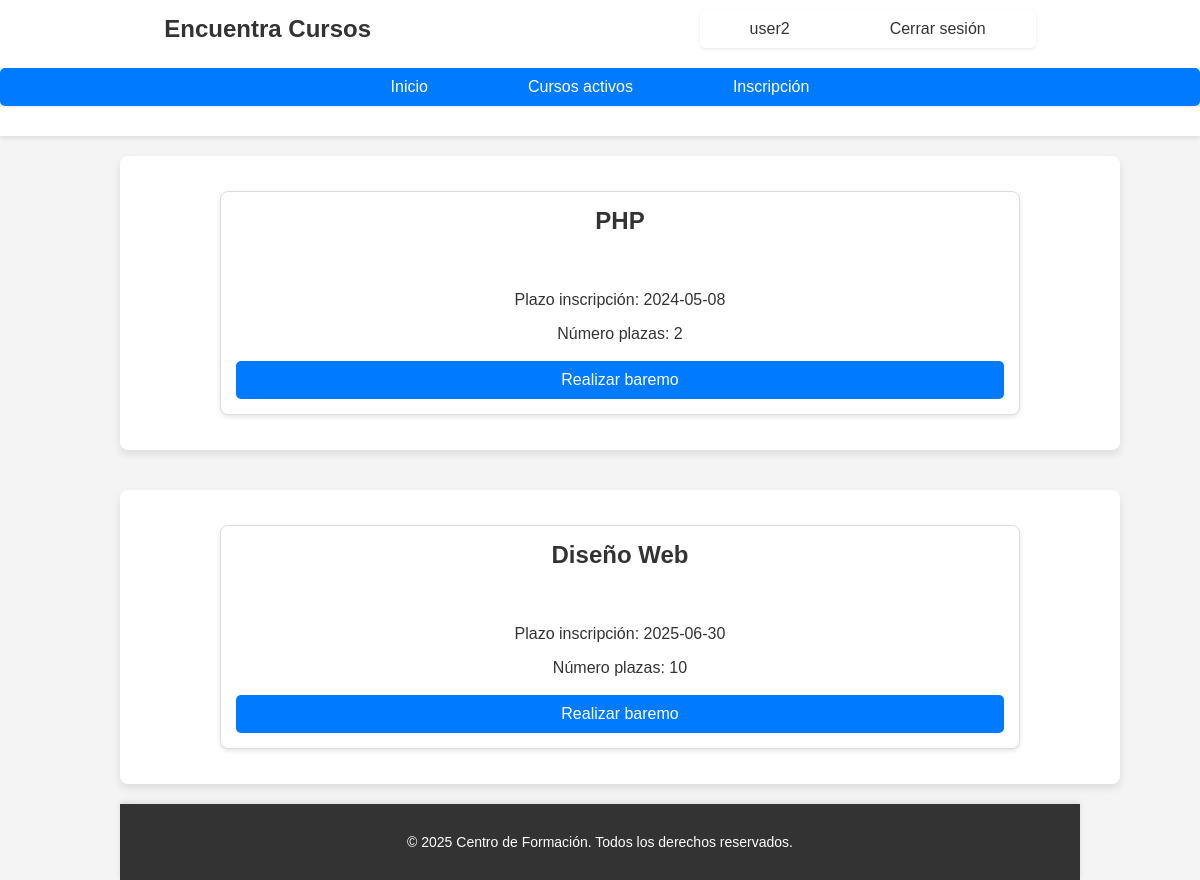
Screenshot of /administrador/realizarBaremo.php (signed in) with the database file from the repository.
### tables this page shows
CREATE TABLE `cursos` (
  `codigo` int NOT NULL,
  `nombre` varchar(50) DEFAULT NULL,
  `abierto` tinyint(1) DEFAULT '1',
  `numeroplazas` int DEFAULT NULL,
  `plazoinscripcion` date DEFAULT NULL
);

### administrador/consultasAdmin.php (the view, shortened to what this page needs)
<?php
function obtenerCursosCerrados($pdo) {
    $html = '';
    $sql = "SELECT * FROM cursos WHERE abierto = 0";
    $stmt = $pdo->query($sql);
    if ($stmt->rowCount() > 0) {
        $html .= '<main>';
        while ($fila = $stmt->fetch(PDO::FETCH_ASSOC)) {
            $html .= generaDatosCurso($fila);
        }
    } else {
        $html .= "<p class='mensaje'>No hay cursos cerrados en este momento.</p>";
    }
    return $html;
}
function generaDatosCurso($fila){
    return "<form class='formulario' action = 'realizarBaremo.php' method = 'post'>
    <div class = 'containerInfoCurso'>
                <input type='hidden' name='plazoInscripcion' value = '{$fila['plazoinscripcion']}'>
                <input type='hidden' name='numeroPlazas' value = '{$fila['numeroplazas']}'>
                <h2>{$fila['nombre']}</h2>
                <p>Plazo inscripción: {$fila['plazoinscripcion']}</p>
                <p>Número plazas: {$fila['numeroplazas']}</p>
                <button type = 'submit' class = 'btnEnviar' name = 'codigoCurso' value = '{$fila['codigo']}-{$fila['nombre']}'>Realizar baremo</button>
              </div></form>";
}
?>

### css/style.css (style rules this page uses)
* { font-family: Arial, sans-serif; margin: 0; padding: 0; box-sizing: content-box; }
body { min-height: 100vh; width: 100%; background-color: #f4f4f4; color: #333; }
main { display: flex; flex:1; flex-direction: column; margin: auto; align-items: center; height: 100%; width: 80%; }
h2 { text-align: center; margin-bottom: 2em; }
.formulario { display: flex; flex-direction: column; align-items: center; margin: 20px auto; padding: 20px; background-color: #fff; border-radius: 8px; box-shadow: 0 4px 8px rgba(0, 0, 0, 0.1); max-width: 800px; width: 100%; }
.containerInfoCurso { display: flex; flex-direction: column; background-color: #ffffff; border: 1px solid #ddd; border-radius: 8px; margin: 15px 0; padding: 15px; box-shadow: 0 2px 5px rgba(0, 0, 0, 0.1); width: 100%; }
.containerInfoCurso p { text-align: center; font-size: 16px; margin: 8px 0; color: #333; }
.btnEnviar { display: flex; justify-content: center; background-color: #007BFF; color: #fff; font-size: 16px; padding: 10px 20px; margin-top: 10px; border: none; border-radius: 5px; cursor: pointer; transition: background-color 0.3s; }
@media (min-width: 768px) { .formulario { max-width: 1000px; } }
@media (min-width: 768px) { .containerInfoCurso { width: 80%; } }

### rows the page displays
cursos: nombre "PHP", plazoinscripcion "2024-05-08", numeroplazas "2"
cursos: nombre "Diseño Web", plazoinscripcion "2025-06-30", numeroplazas "10"

### other values shown
$_SESSION['nombre_usuario'] "user2"
